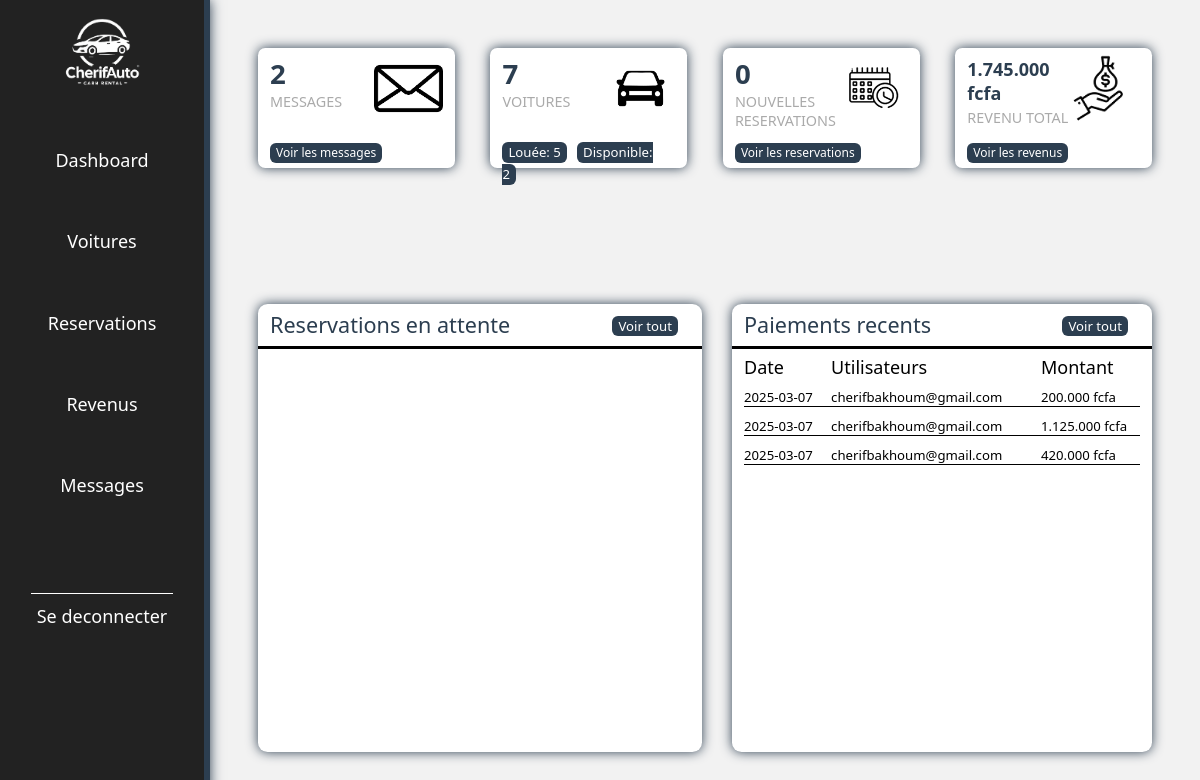
Screenshot of /admin/dashboard.php with the database file from the repository.
### tables this page shows
CREATE TABLE `paiements` (
  `id_paiement` int(11) NOT NULL,
  `id_reservation` int(11) NOT NULL,
  `montant` varchar(32) NOT NULL,
  `date_paiement` varchar(16) NOT NULL,
  `mode_paiement` varchar(16) NOT NULL
);

CREATE TABLE `reservations` (
  `id_reservation` int(11) NOT NULL,
  `id_client` int(11) NOT NULL,
  `id_voiture` int(11) NOT NULL,
  `date_debut` varchar(16) NOT NULL,
  `date_fin` varchar(16) NOT NULL,
  `statut_reservation` varchar(16) NOT NULL,
  `montant` varchar(16) NOT NULL
);

CREATE TABLE `clients` (
  `id_client` int(11) NOT NULL,
  `nom` varchar(32) NOT NULL,
  `prenom` varchar(32) NOT NULL,
  `email` varchar(64) NOT NULL,
  `password` varchar(128) NOT NULL,
  `date_naissance` varchar(16) NOT NULL,
  `adresse` varchar(64) NOT NULL,
  `num_permis` varchar(64) NOT NULL
);

### fonction.php (called while the page is built, shortened)
<?php
function nice($nombre){
    return number_format($nombre, 0, ',', '.')." fcfa/jour" ;
}
function getemail_client($id_client,$connect){
    $sql="SELECT email FROM clients WHERE id_client = ?";
    $requete = $connect->prepare($sql);
    $requete->execute([$id_client]);
    $match=$requete->fetch();
    return $match['email'];
}
function info_reservation($recherche,$id_reservation,$connect){
    $sql="SELECT $recherche FROM reservations WHERE id_reservation = ?";
    $requete = $connect->prepare($sql);
    $requete->execute([$id_reservation]);
    $match=$requete->fetch();
    return $match[$recherche];
}
function nb_voitures($connect){
    $sql="SELECT * FROM voitures";
    $requete = $connect->prepare($sql);
    $requete->execute();
    return $requete->rowCount();
}
function nb_voitures_louee($connect){
    $sql="SELECT * FROM voitures WHERE statut =  ?";
    $requete = $connect->prepare($sql);
    $requete->execute(['Louée']);
    return $requete->rowCount();
}
function nb_voitures_dispo($connect){
    $sql="SELECT * FROM voitures WHERE statut =  ?";
    $requete = $connect->prepare($sql);
    $requete->execute(['Disponible']);
    return $requete->rowCount();
}
function nb_reservations_att($connect){
    $sql="SELECT * FROM reservations WHERE statut_reservation =  ?";
    $requete = $connect->prepare($sql);
    $requete->execute(['En attente']);
    return $requete->rowCount();
}
function nb_messages($connect){
    $sql="SELECT * FROM messages";
    $requete = $connect->prepare($sql);
    $requete->execute();
    return $requete->rowCount();
}
function total_revenu($connect){
    $sql="SELECT SUM(montant) AS total FROM paiements";
    $requete = $connect->prepare($sql);
    $requete->execute();
    $match=$requete->fetch();
    if($match['total']==null)
    return 0;
    else return $match['total'];;
}

### admin/dashboard.php (the view, shortened to what this page needs)
<?php
require_once("../PDO.php");
require_once("../fonction.php");
$sql = "SELECT * FROM paiements";
$requete = $connect->prepare($sql);
$requete->execute();
$paiements = $requete->fetchAll();
$paiements_recents=array_slice($paiements,-5);
?>
<!DOCTYPE html>
<html lang="en">
<head>
    <link rel="stylesheet" href="../css/dashboard.css">
    <link rel="stylesheet" href="../css/alerte_notification.css">
    <link rel="stylesheet" href="../css/header_footer.css">
</head>
<body>
    <?php require_once('navbar.php') ?>
    <main>
    <div class="pblocs">
        <div class="pbloc">
            <div class="top">
                <div class="left">
                    <h1><?= nb_messages($connect) ?></h1>
                    <p>MESSAGES</p>
                </div>
                <div class="right">
                    <img src="../img/icone_message.png" alt="">
                </div>
            </div>
            <div class="bottom">
                <a href="messages.php"><button>Voir les messages</button></a>
            </div>
        </div>
        <div class="pbloc">
            <div class="top">
                <div class="left">
                    <h1><?= nb_voitures($connect) ?></h1>
                    <p>VOITURES</p>
                </div>
                <div class="right">
                    <img src="../img/icone_voiture.png" alt="">
                </div>
            </div>
            <div class="bottom">
                <span>Louée: <?= nb_voitures_louee($connect)?></span>
                <span>Disponible: <?= nb_voitures_dispo($connect)?></span>
            </div>
        </div>
        <div class="pbloc">
            <div class="top">
                <div class="left">
                    <h1><?= nb_reservations_att($connect) ?></h1>
                    <p>NOUVELLES RESERVATIONS</p>
                </div>
                <div class="right">
                    <img src="../img/icone_reservation.png" alt="">
                </div>
            </div>
            <div class="bottom">
                <a href="reservations_admin.php"><button>Voir les reservations</button></a>
            </div>
        </div>
        <div class="pbloc">
            <div class="top">
                <div class="left">
                    <h2><?=substr(nice(total_revenu($connect)),0,-5)  ?></h2>
                    <p>REVENU TOTAL</p>
                </div>
                <div class="right">
                    <img src="../img/icone_revenu.png" alt="">
                </div>
            </div>
            <div class="bottom">
                <a href="revenus.php"><button>Voir les revenus</button></a>
            </div>
        </div>
    </div>
    <div class="gblocs">
        <div class="gbloc rsv">
            <div class="entete">
                <h1>Reservations en attente</h1>
                <a href="reservations_admin.php"><button>Voir tout</button></a>
            </div>
            <div class="reservations">
            </div>
        </div>
        <div class="gbloc pmt">
            <div class="entete">
                <h1>Paiements recents</h1>
                <a href="revenus.php"><button>Voir tout</button></a>
            </div>
            <div class="paiements">
                <span class="tete">Date</span>
                <span class="tete">Utilisateurs</span>
                <span class="tete">Montant</span>
                <?php foreach($paiements_recents as $paiement) :?>
                        <span><?= $paiement['date_paiement'] ?></span>
                        <span><?= getemail_client(info_reservation('id_client',$paiement['id_reservation'],$connect),$connect) ?></span>
                        <span><?= substr(nice($paiement['montant']),0,-5) ?></span>
                <?php endforeach; ?>
            </div>
        </div>
    </div>
    </main>
</body>
</html>

### css/dashboard.css (style rules this page uses)
:root { --bleu: rgba(44, 62, 80, 1); --vert: rgb(61, 143, 63); --orange : rgba(255, 152, 0, 1) }
* { padding: 0; margin: 0; box-sizing: border-box; font-family: 'Segoe UI', Tahoma, Geneva, Verdana, sans-serif; }
body { display: flex; }
main { display: grid; width: 82.5vw; margin-left: 17.5vw; height: 100vh; background-color: rgba(242, 242, 242, 1); }
.pblocs { width: 100%; display: flex; justify-content: space-between; padding: 4vw; height: 35vh; }
.pbloc { background-color: white; width: 22%; height: 10vw; border-radius: 0.6vw; padding: 0.5vw 1vw; box-shadow: var(--bleu) 0 0 1vw; }
.pbloc h1 { font-size: 2.3vw; color: var(--bleu); }
.pbloc h2 { font-size: 1.5vw; padding: 0.25vw 0; color: var(--bleu); }
.top { display: flex; height: 80%; justify-content: space-between; }
.top img { height: 80%; color: var(--vert); }
.left { height: 100%; }
.pbloc p { font-size: 1.2vw; font-weight: 500; color: rgb(170, 170, 170); height: 2.8vw; }
.pbloc span { font-size: 1.1vw; margin-right: 0.5vw; font-weight: 500; background-color: var(--bleu); color: white; padding: 0.1vw 0.5vw; border-radius: 0.5vw; }
.pbloc button { background-color: var(--bleu); color: white; font-size: 1vw; border: none; border-radius: 0.5vw; padding: 0.1vw 0.5vw; display: inline-block; font-weight: 500; transition-duration: 200ms; }
.gblocs { display: flex; justify-content: space-between; padding:2vw 4vw 4vw 4vw; height: 65vh ; }
.gbloc { background-color: white; border-radius: 0.8vw; box-shadow: var(--bleu) 0 0 1vw; }
.rsv { width: 37vw; }
.pmt { width: 35vw; }
.entete { display: flex; align-items: center; justify-content: space-between; color: var(--bleu); height: 10%; border-radius: 0.8vw 0.8vw 0 0; padding: 0 1vw; border-bottom: black 3px solid; }
.entete h1 { font-size: 1.8vw; font-weight: 500; }
.entete button { background-color: var(--bleu); color: white; font-size: 1.1vw; border: none; border-radius: 0.5vw; padding: 0.1vw 0.5vw; margin-right: 1vw; display: inline-block; font-weight: 500; transition-duration: 200ms; }
.reservations { padding: 1vw; overflow-y: scroll; height: 90%; }
.paiements { display: grid; grid-template-columns: 22% 53% 25%; row-gap: 0.8vw; font-size: 1.1vw; padding: 0.5vw 1vw; color: black; }
.paiements span { border-bottom: 1px black solid; }
.paiements .tete { font-size: 1.5vw; border: none; }

### css/alerte_notification.css (style rules this page uses)
:root { --bleu: rgba(44, 62, 80, 1); --vert: rgb(61, 143, 63); --orange: rgba(255, 152, 0, 1) }

### css/header_footer.css (style rules this page uses)
:root { --bleu: rgba(44, 62, 80, 1); --orange : rgba(255, 152, 0, 1); --vert: rgb(61, 143, 63); }

### rows the page displays
paiements: date_paiement "2025-03-07", id_reservation.email "cherifbakhoum@gmail.com", montant "200.000 fcfa"
paiements: date_paiement "2025-03-07", id_reservation.email "cherifbakhoum@gmail.com", montant "1.125.000 fcfa"
paiements: date_paiement "2025-03-07", id_reservation.email "cherifbakhoum@gmail.com", montant "420.000 fcfa"

### other values shown
nb_messages($connect) "2"
nb_voitures($connect) "7"
nb_voitures_louee($connect) "5"
nb_voitures_dispo($connect) "2"
nb_reservations_att($connect) "0"
substr(nice(total_revenu($connect)),0,-5) "1.745.000 fcfa"
